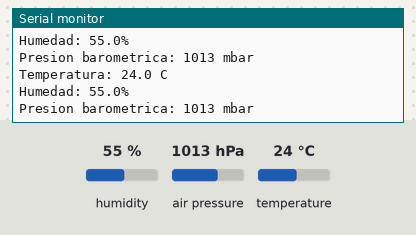
The sketch below on a simulated Arduino Uno, built with avr-gcc and run on an emulated ATmega328P. Parts: the last lines printed to the serial monitor. The test bench sets the inputs (shaded band); at power-on: humidity 55 %, air pressure 1013 hPa, temperature 24 °C.

Above: at 1.8 s.
1.9 s: humidity set to 22 %
At 2.8 s:
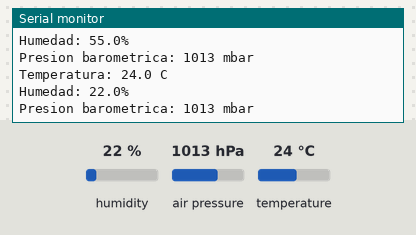
3.4 s: air pressure set to 952 hPa
At 4.7 s:
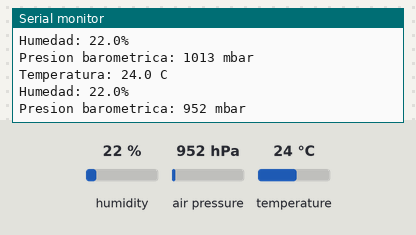
4.9 s: temperature set to 12 °C
At 5.9 s:
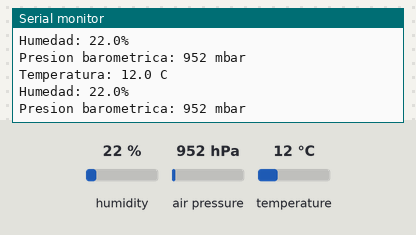

Measured:
- after the input at 1.9 s, the serial monitor: prints a new line after 0.14 s (image 1)
- after the input at 3.4 s, the serial monitor: prints a new line after 0.67 s (image 2)
- after the input at 4.9 s, the serial monitor: prints a new line after 0.14 s (image 3)

The sketch:

test-bme280.ino
```cpp
#include <Adafruit_BME280.h>

Adafruit_BME280 bme280; // Crear objeto que controla el sensor

double temperaturaAire; // Crear variable para guardar la temperatura del aire
double humedadAire; // Crear variable para guardar la humedad del aire
double presionBarometrica; // Crear variable para guardar la presión barométrica

void setup() {
  bme280.begin(0x76); // Inicializar el sensor que tiene la dirección I²C 0x76
  Serial.begin(9600); // Inicializar puerto serie
}

void loop() {
  temperaturaAire = bme280.readTemperature(); // Leer temperatura del aire y guardarla en su variable
  Serial.print("Temperatura: ");
  Serial.print(temperaturaAire, 1); // Imprimir el valor de la temperatura del aire con 1 decimal
  Serial.println(" C");

  humedadAire = bme280.readHumidity();
  Serial.print("Humedad: ");
  Serial.print(humedadAire, 1);
  Serial.println("%");

  presionBarometrica = bme280.readPressure() / 100;
  Serial.print("Presion barometrica: ");
  Serial.print(presionBarometrica, 0);
  Serial.println(" mbar");

  Serial.println();

  delay(1000);
}
```
